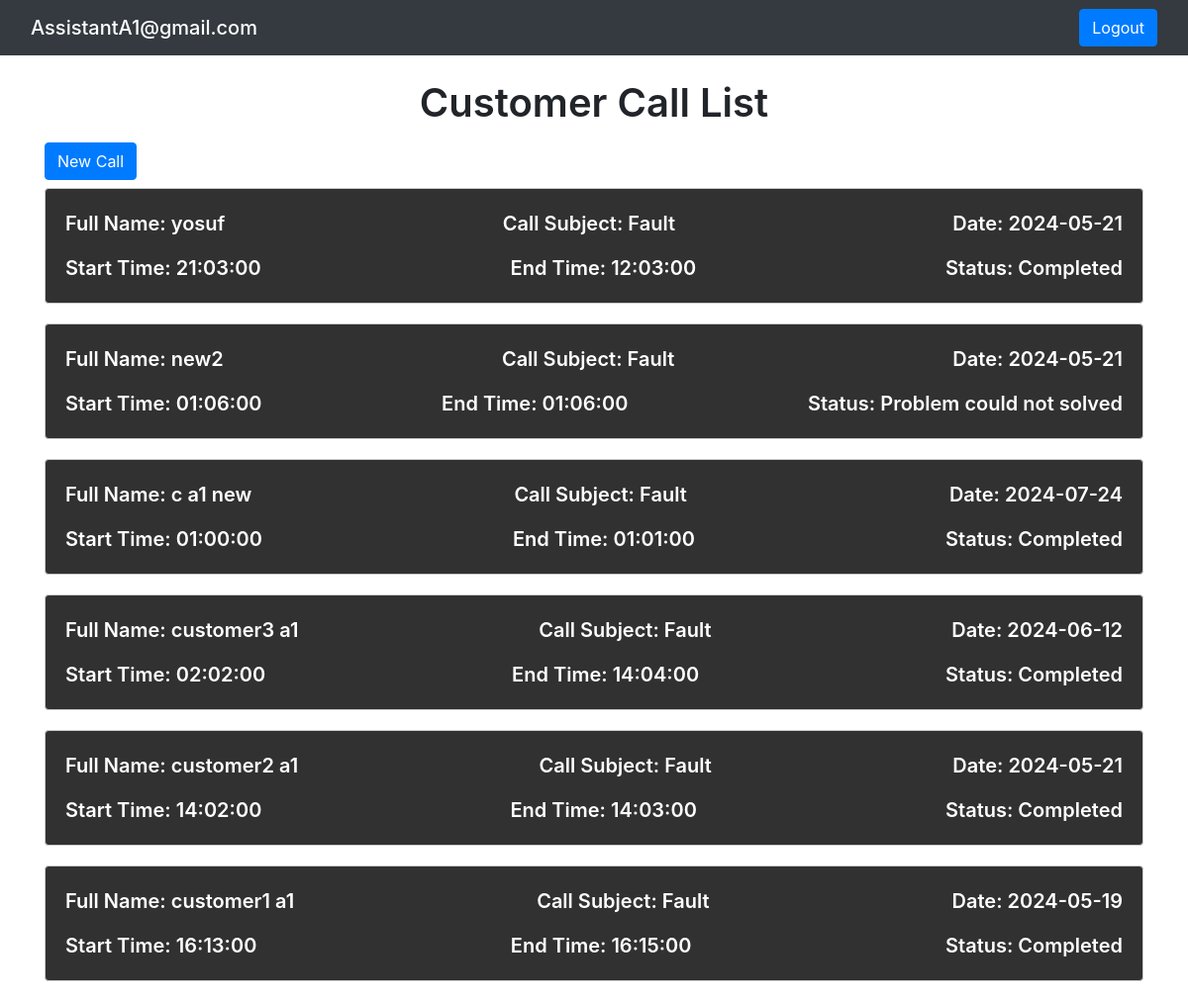
/callsList/callsList.php (signed in), run on the app's committed database.
### tables this page shows
CREATE TABLE `tbl_call` (
  `call_id` int(11) NOT NULL,
  `assistant_id` int(11) NOT NULL,
  `customer_id` int(11) NOT NULL,
  `call_status` varchar(50) NOT NULL,
  `call_startTime` time DEFAULT NULL,
  `call_finishTime` time DEFAULT NULL,
  `call_subject` varchar(50) NOT NULL,
  `call_date` date NOT NULL
);

CREATE TABLE `customer` (
  `customer_id` int(11) NOT NULL,
  `customer_fullName` varchar(50) NOT NULL
);

### callsList/callsList.php (the view, shortened to what this page needs)
<!DOCTYPE html>
<html lang="en">
<head>
    <link href="https://stackpath.bootstrapcdn.com/bootstrap/4.5.2/css/bootstrap.min.css" rel="stylesheet">
    <link rel="stylesheet" href="callsList.css">
</head>
<body>
<nav class="navbar bg-dark text-white">
  <div class="container-fluid">
    <span class="navbar-brand mb-0 h1">
        <?php
if(isset($_SESSION["email"]) && !empty($_SESSION["email"])) {
    echo $_SESSION["email"];
} else {
    header("Location: ../login/login.php");
    exit;
}
?>
</span>
<span><a class="btn btn-primary" href="../login/logout.php">Logout</a>
</span>
  </div>
</nav>
    <div class="container">
        <h1 class="mt-4 mb-3 text-center">Customer Call List</h1>
        <button class="btn btn-primary mb-2" id="newCallBtn">New Call</button>
        <div class="calls text-white">
            <?php
            include '../php/config.php';
$query = "SELECT c.customer_fullName, c.customer_id, tc.call_subject, tc.call_date, tc.call_startTime, tc.call_finishTime, tc.call_status
FROM tbl_call tc
LEFT JOIN customer c ON tc.customer_id = c.customer_id
JOIN assistant a ON tc.assistant_id = a.assistant_id
WHERE a.assistant_id = ?
ORDER BY tc.call_id DESC";
$stmt = mysqli_prepare($db, $query);
mysqli_stmt_bind_param($stmt, "i", $_SESSION["assistant_id"]);
mysqli_stmt_execute($stmt);
$result = mysqli_stmt_get_result($stmt);
            if ($result && mysqli_num_rows($result) > 0) {
                $rows = mysqli_fetch_all($result, MYSQLI_ASSOC);
                foreach ($rows as $row) {
            ?>
                <div class="call rounded">
                    <div class="row justify-content-between">
                        <p>Full Name: <?php echo $row['customer_fullName']; ?></p>
                        <p>Call Subject: <?php echo $row['call_subject']; ?></p>
                        <p>Date: <?php echo $row['call_date']; ?></p>
                    </div>
                    <div class="row m-0 justify-content-between">
                        <p>Start Time: <?php echo $row['call_startTime']; ?></p>
                        <p>End Time: <?php echo $row['call_finishTime']; ?></p>
                        <p>Status: <?php echo $row['call_status']; ?></p>
                    </div>
                </div>
            <?php
                }
            } else {
                echo "<p class='text-dark'>No calls found.</p>";
            }
            ?>
        </div>
    </div>
</body>
</html>

### callsList/callsList.css (style rules this page uses)
h1 { font-weight: 600 !important; }
.call { margin-bottom: 20px; border: 1px solid #ccc; padding: 20px; background-color: #313131; }
.call .row { margin: 0 0 15px; }
.call p { font-size: 20px; margin: 0; font-weight: 600; }

### data on the page
tbl_call: customer.customer_fullName "yosuf", call_subject "Fault", call_date "2024-05-21", call_startTime "21:03:00", call_finishTime "12:03:00", call_status "Completed"
tbl_call: customer.customer_fullName "new2", call_subject "Fault", call_date "2024-05-21", call_startTime "01:06:00", call_finishTime "01:06:00", call_status "Problem could not solved"
tbl_call: customer.customer_fullName "c a1 new", call_subject "Fault", call_date "2024-07-24", call_startTime "01:00:00", call_finishTime "01:01:00", call_status "Completed"
tbl_call: customer.customer_fullName "customer3 a1", call_subject "Fault", call_date "2024-06-12", call_startTime "02:02:00", call_finishTime "14:04:00", call_status "Completed"
tbl_call: customer.customer_fullName "customer2 a1", call_subject "Fault", call_date "2024-05-21", call_startTime "14:02:00", call_finishTime "14:03:00", call_status "Completed"
tbl_call: customer.customer_fullName "customer1 a1", call_subject "Fault", call_date "2024-05-19", call_startTime "16:13:00", call_finishTime "16:15:00", call_status "Completed"

### other printed values
$_SESSION["email"] "AssistantA1@gmail.com"
